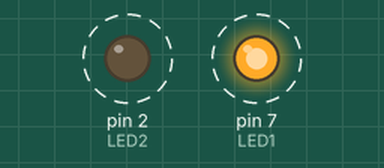
Recording of a sketch running on a simulated Arduino Uno, built with avr-gcc and run on an emulated ATmega328P. On the bench: output pins drawn as LEDs (lit = HIGH). Dashed ring = blinking.

Above: at 0.15 s.
Timing chart, 0 to 3.0 s (numbered marks = the images above):
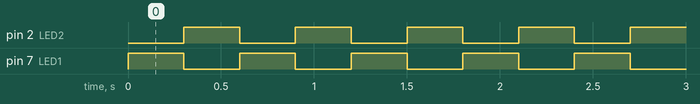

The sketch:

EX2.ino
```cpp
const int LED1 = 7;
const int LED2 = 2;
void setup() {
  // put your setup code here, to run once:
  pinMode(LED1, OUTPUT);
  pinMode(LED2, OUTPUT);
}

void loop() {
  // put your main code here, to run repeatedly:
  digitalWrite(LED1, HIGH);
  digitalWrite(LED2, LOW);
  delay(300);

  digitalWrite(LED2, HIGH);
  digitalWrite(LED1, LOW);
  delay(300);
}
```

Measured:
- by itself, pin 2 (LED2), pin 7 (LED1): alternates HIGH for 0.30 s and LOW for 0.30 s
